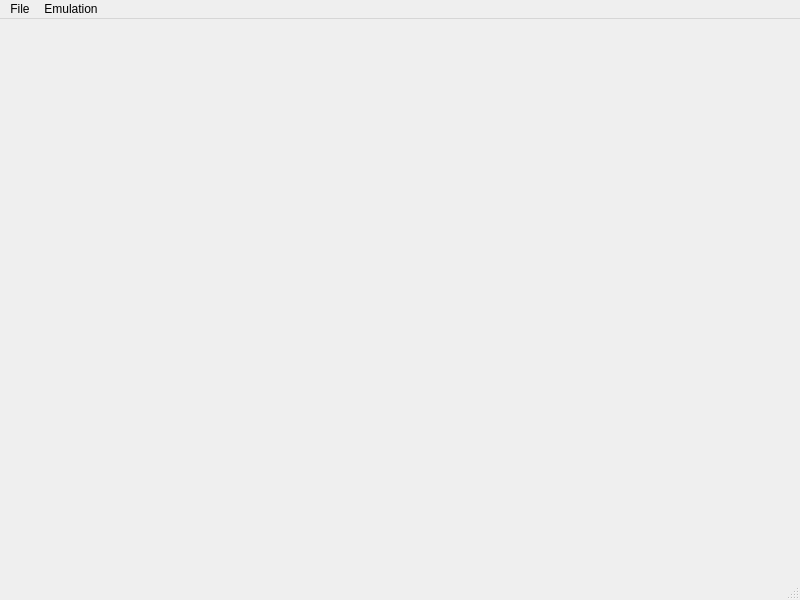
<?xml version="1.0" encoding="UTF-8"?>
<ui version="4.0">
 <class>MainWindow</class>
 <widget class="QMainWindow" name="MainWindow">
  <property name="geometry">
   <rect>
    <x>0</x>
    <y>0</y>
    <width>800</width>
    <height>600</height>
   </rect>
  </property>
  <property name="windowTitle">
   <string>dgb n64</string>
  </property>
  <widget class="QWidget" name="centralwidget"/>
  <widget class="QMenuBar" name="menubar">
   <property name="geometry">
    <rect>
     <x>0</x>
     <y>0</y>
     <width>800</width>
     <height>23</height>
    </rect>
   </property>
   <widget class="QMenu" name="menuFile">
    <property name="title">
     <string>File</string>
    </property>
    <addaction name="actionOpen"/>
   </widget>
   <widget class="QMenu" name="menuEmulation">
    <property name="title">
     <string>Emulation</string>
    </property>
    <addaction name="actionReset"/>
   </widget>
   <addaction name="menuFile"/>
   <addaction name="menuEmulation"/>
  </widget>
  <widget class="QStatusBar" name="statusbar"/>
  <action name="actionOpen">
   <property name="text">
    <string>Open</string>
   </property>
   <property name="shortcut">
    <string>Ctrl+O</string>
   </property>
  </action>
  <action name="actionReset">
   <property name="text">
    <string>Reset</string>
   </property>
   <property name="shortcut">
    <string>Ctrl+R</string>
   </property>
  </action>
 </widget>
 <resources/>
 <connections>
  <connection>
   <sender>actionReset</sender>
   <signal>triggered()</signal>
   <receiver>MainWindow</receiver>
   <slot>resetTriggered()</slot>
   <hints>
    <hint type="sourcelabel">
     <x>-1</x>
     <y>-1</y>
    </hint>
    <hint type="destinationlabel">
     <x>399</x>
     <y>299</y>
    </hint>
   </hints>
  </connection>
  <connection>
   <sender>actionOpen</sender>
   <signal>triggered()</signal>
   <receiver>MainWindow</receiver>
   <slot>openFileTriggered()</slot>
   <hints>
    <hint type="sourcelabel">
     <x>-1</x>
     <y>-1</y>
    </hint>
    <hint type="destinationlabel">
     <x>399</x>
     <y>299</y>
    </hint>
   </hints>
  </connection>
 </connections>
 <slots>
  <slot>resetTriggered()</slot>
  <slot>openFileTriggered()</slot>
 </slots>
</ui>
